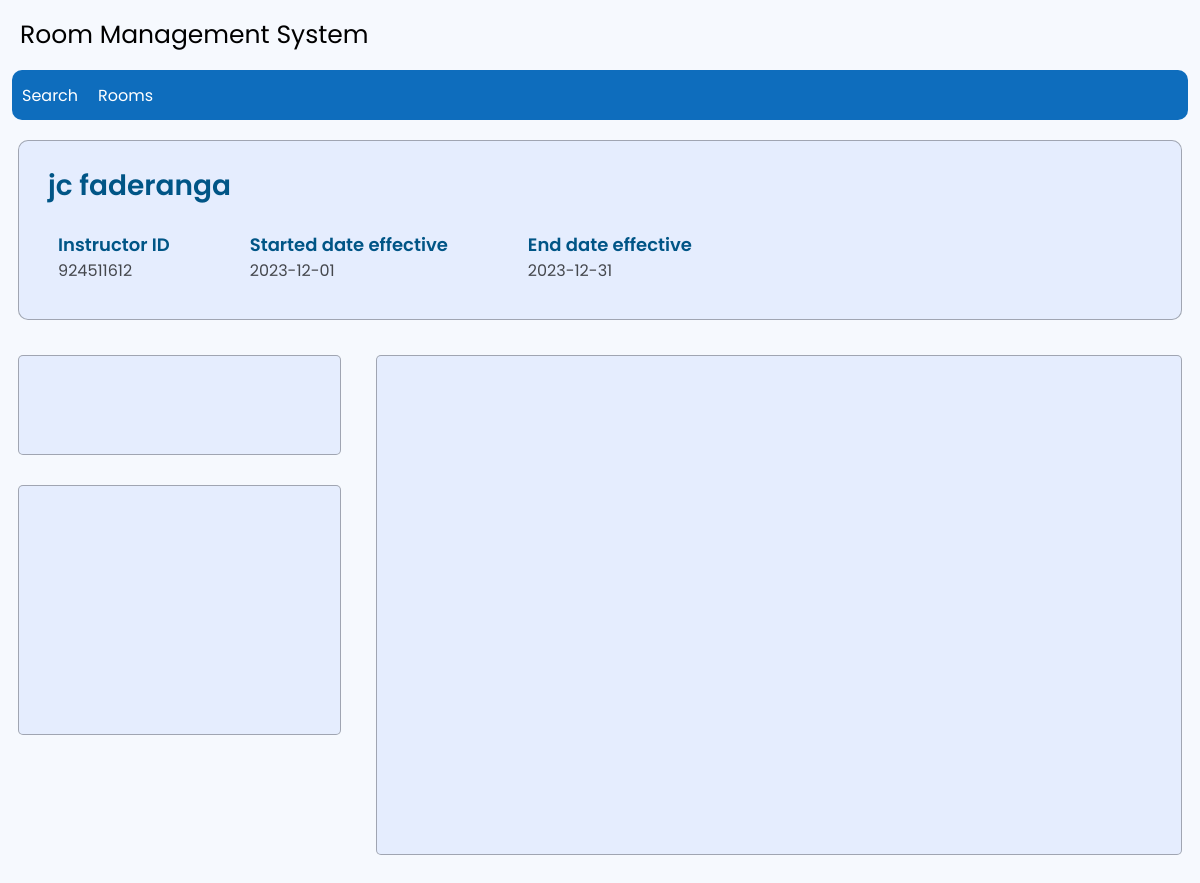
Page /Instructor/instructorProfile.php?id=924511612 on the committed database.
### tables this page shows
CREATE TABLE `instructor` (
  `instructor_id` int(10) NOT NULL,
  `room_number` int(11) NOT NULL,
  `firstname` varchar(20) NOT NULL,
  `lastname` varchar(20) NOT NULL
);

CREATE TABLE `instructor_startend_date` (
  `instructorDate_id` int(11) NOT NULL,
  `startDate` date NOT NULL,
  `endDate` date NOT NULL
);

### Instructor/instructorProfile.php (the view, shortened to what this page needs)
<?php
 include("../connections/connection.php");
if(isset($_GET["id"]) && !empty(trim($_GET["id"]))){
    $sql =
"SELECT
    instructor.instructor_id,
    instructor.firstname,
    instructor.lastname,
    instructor_startend_date.startDate,
    instructor_startend_date.endDate
FROM
    instructor
INNER JOIN
    instructor_startend_date
ON
    instructor.instructor_id = instructor_startend_date.instructorDate_id
WHERE
    instructor.instructor_id = ?";
    if($stmt = mysqli_prepare($connections, $sql)){
        mysqli_stmt_bind_param($stmt, "i", $param_id);
        if(mysqli_stmt_execute($stmt)){
            $result = mysqli_stmt_get_result($stmt);
            if(mysqli_num_rows($result) == 1){
                $row = mysqli_fetch_array($result, MYSQLI_ASSOC);
            } else{
                header("location: error.php");
                exit();
            }
        } else{
            echo "Oops! Something went wrong. Please try again later.";
        }
    }
} else{
    header("location: error.php");
    exit();
}
?>
<!DOCTYPE html>
<html lang="en">
<head>
    <link rel="stylesheet" type="text/css" href="instructorProfile.css">
</head>
<body>
    <div class="container">
        <div class="header">Room Management System</div>
                <nav>
                    <ul>
                        <li><a href="../index.php">Search</a></li>
                        <li><a href="../rooms/roomDashboard.php">Rooms</a></li>
                    </ul>
                </nav>
            <div class="profile">
               <div class="name-box">
                   <span class="name-title"><?php echo $row["firstname"];echo " " ;echo $row["lastname"]; ?></span>
               </div>
               <div class="profile-info">
                   <div class="info-box">
                        <div class="details">
                            <label>Instructor ID</label>
                            <?php echo $row["instructor_id"]; ?>
                        </div>
                        <div class="details">
                            <label>Started date effective</label>
                            <?php echo $row["startDate"]; ?>
                        </div>
                        <div class="details">
                            <label>End date effective</label>
                            <?php echo $row["endDate"]; ?>
                        </div>
                   </div>
               </div>
            </div>
            <div class="content">
                <div class="left">
                    <div class="upper-left">
                    </div>
                    <div class="subject-list">
                    </div>
                </div>
                <div class="right">
                    <div class="table-box">
                    </div>
                </div>
            </div>
    </div>
</body>
</html>

### Instructor/instructorProfile.css (style rules this page uses)
:root { --blue:#0e6dbd; --dark-blue:#005586; }
* { padding: 0; margin: 0; box-sizing: border-box; text-decoration: none; list-style: none; font-family: 'Poppins', sans-serif; }
body { background: rgb(190, 210, 254, .13); }
.container { max-width: 1900px; width: 100%; height: auto; margin: 0 auto; }
.header { height: 70px; width: 100%; display: flex; align-items: center; padding-left: 20px; font-size: 25px; }
nav { width: 98%; height: 50px; background: var(--blue); margin: 0 auto; border-radius: 10px; color: white; }
nav ul { width: 100%; height: 100%; display: flex; align-items: center; }
nav ul li { margin: 10px; }
nav ul li a { color: white; }
.profile { margin: 20px auto; width: 97%; height: 180px; border: 1px solid rgb(0,0,0,.3); border-radius: 10px; background: rgb(190, 210, 254, .3); }
.content { width: 97%; height: auto; margin:20px auto; display: flex; }
.left { width: 30%; height: auto; }
.upper-left { width: 100%; margin: 15px 0; height: 100px; border-radius: 5px; border: 1px solid rgb(0,0,0,.3); background: rgb(190, 210, 254, .3); }
.subject-list { width: 100%; margin: 30px 0; height: 250px; border-radius: 5px; border: 1px solid rgb(0,0,0,.3); background: rgb(190, 210, 254, .3); }
.right { width: 75%; height: auto; margin-left: 3%; }
.table-box { width: 100%; margin: 15px auto; height: 500px; border-radius: 5px; border: 1px solid rgb(0,0,0,.3); background: rgb(190, 210, 254, .3); }
.name-box { width: 95%; height: 50px; margin: 20px auto; display: flex; align-items: center; color: var(--dark-blue); font-size: 28px; font-weight: 600; }
.profile-info { width: 95%; height: 50px; margin: 20px auto; display: flex; align-items: center; }
.info-box { height: 100%; margin: 0 10px; display: flex; }
.details { display: grid; color: rgb(0,0,0,.7); margin-right: 80px; }
.details label { font-weight: 600; font-size: 18px; color: var(--dark-blue); }

### rows in the picture
instructor: firstname "jc", lastname "faderanga", instructor_id "924511612", instructor_startend_date.startDate "2023-12-01", instructor_startend_date.endDate "2023-12-31"
